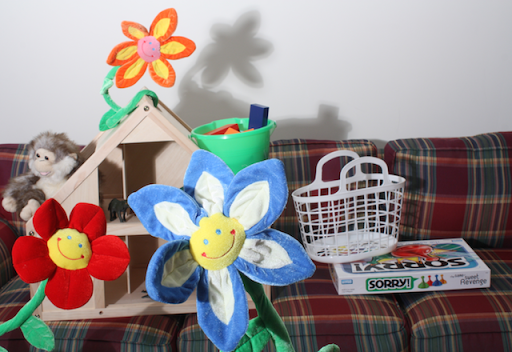
#> input picture images/flowers-right.png, 512 x 352 px, found by its file name
$ jupyter execute 'Color Spaces.ipynb'
#> lines starting #> are read from the running program, lines starting #| are printed output that depends on the picture
## Let's take a closer look at color spaces

You may have remembered we talked about images being stored in RGB (Red Green Blue) color Spaces. Let's take a look at that in OpenCV.

### First thing to remember about OpenCV's RGB is that it's BGR (I know, this is annoying)

Let's look at the image shape again. The '3L'

[cell 1]
from google.colab import drive
drive.mount('/content/drive')

import cv2
import numpy as np

image = cv2.imread('/content/drive/MyDrive/ColabNotebook1/images/flowers-right.png')
#> image is the input picture: shape (352, 512, 3); mean B, G, R 137.9, 138.6, 147.2

### Let's look at the individual color levels for the first pixel (0,0)

[cell 2]
import cv2

# BGR Values for the first 0,0 pixel
B, G, R = image[10, 50]
#> B = 236; G = 232; R = 231
print(B, G, R)
#| 236 232 231
print(image.shape)
#| (352, 512, 3)

Let's see what happens when we convert it to grayscale

[cell 3]
gray_img = cv2.cvtColor(image, cv2.COLOR_BGR2GRAY)
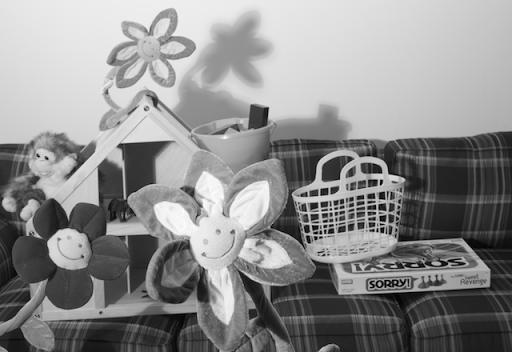
#> gray_img: shape (352, 512); min 0, max 254, mean 141.1
print(gray_img.shape)
#| (352, 512)
print(gray_img[10, 50])
#| 232

It's now only 2 dimensions. Each pixel coordinate has only one value (previously 3) with a range of 0 to 255

[cell 4]
gray_img[0, 0]
#> Out = 228

### Another useful color space is HSV
Infact HSV is very useful in color filtering.

[cell 5]
import cv2

#H: 0 - 180, S: 0 - 255, V: 0 - 255

image = cv2.imread('/content/drive/MyDrive/ColabNotebook1/images/flowers-right.png')

hsv_image = cv2.cvtColor(image, cv2.COLOR_BGR2HSV)
#> hsv_image: shape (352, 512, 3); mean H, S, V 88.3, 69.2, 162.3

from google.colab.patches import cv2_imshow

cv2_imshow(hsv_image)
cv2_imshow(hsv_image[:, :, 0])
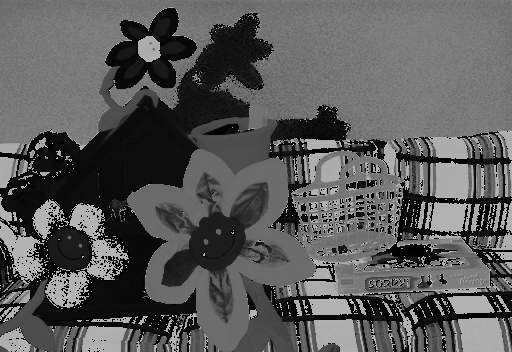
#> shown: shape (352, 512); min 0, max 179, mean 88.3
cv2_imshow(hsv_image[:, :, 1])
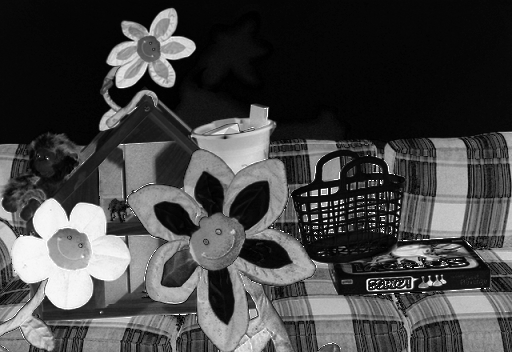
#> shown: shape (352, 512); min 0, max 255, mean 69.2
cv2_imshow(hsv_image[:, :, 2])

cv2.waitKey()
cv2.destroyAllWindows()

### Let's now explore lookng at individual channels in an RGB image

[cell 6]
image = cv2.imread('/content/drive/MyDrive/ColabNotebook1/images/flowers-right.png')

# OpenCV's 'split' function splites the image into each color index
B, G, R = cv2.split(image)
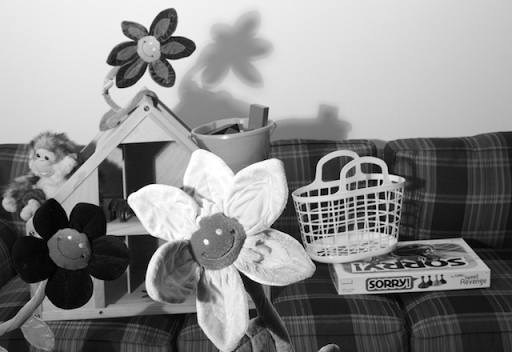
#> B: shape (352, 512); min 0, max 255, mean 137.9
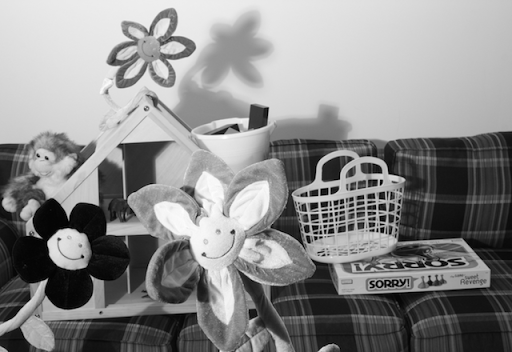
#> G: shape (352, 512); min 0, max 255, mean 138.6
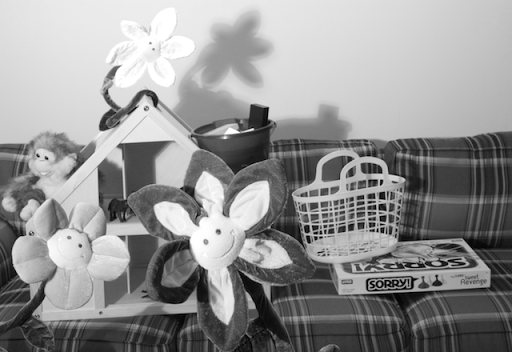
#> R: shape (352, 512); min 0, max 255, mean 147.2

from google.colab.patches import cv2_imshow

print(B.shape)
#| (352, 512)
cv2_imshow(R)
cv2_imshow(G)
cv2_imshow(B)
cv2.waitKey(0)
cv2.destroyAllWindows()

# Let's re-make the original image,
merged = cv2.merge([B, G, R])
cv2_imshow(merged)

# Let's amplify the blue color
merged = cv2.merge([B+100, G, R])
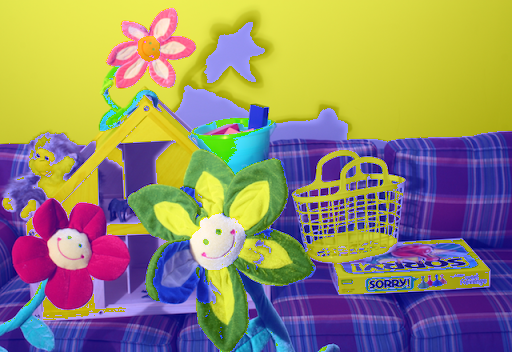
#> merged: shape (352, 512, 3); mean B, G, R 109.6, 138.6, 147.2
cv2_imshow(merged)

cv2.waitKey(0)
cv2.destroyAllWindows()

[cell 7]
import cv2
import numpy as np

B, G, R = cv2.split(image)

# Let's create a matrix of zeros
# with dimensions of the image h x w
zeros = np.zeros(image.shape[:2], dtype = "uint8")

from google.colab.patches import cv2_imshow

cv2_imshow(cv2.merge([zeros, zeros, R]))
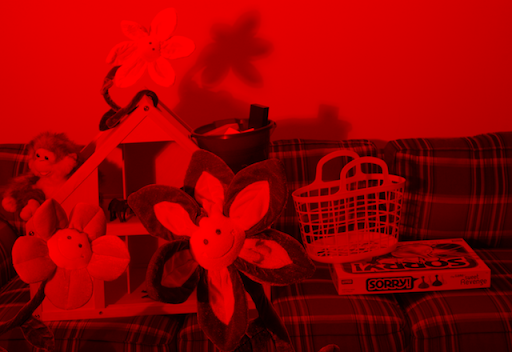
#> shown: shape (352, 512, 3); mean B, G, R 0, 0, 147.2
cv2_imshow(cv2.merge([zeros, G, zeros]))
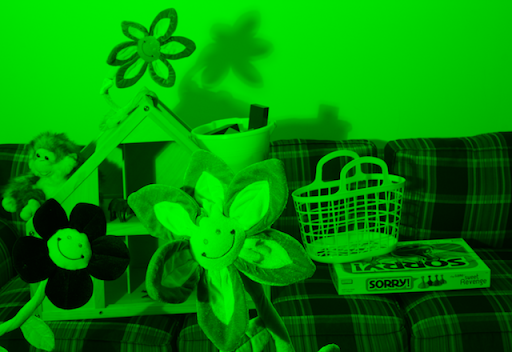
#> shown: shape (352, 512, 3); mean B, G, R 0, 138.6, 0
cv2_imshow(cv2.merge([B, zeros, zeros]))
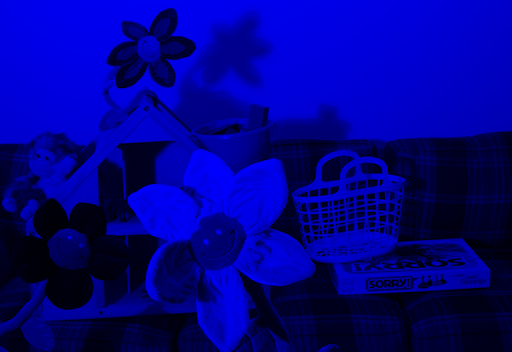
#> shown: shape (352, 512, 3); mean B, G, R 137.9, 0, 0

cv2.waitKey(0)
cv2.destroyAllWindows()

[cell 8]
image.shape[:2]
#> Out = (352, 512)

$ run again, with images/bicycle.png copied over images/flowers-right.png
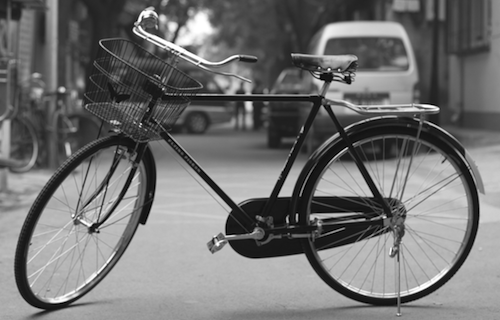
#> input picture images/bicycle.png, 500 x 320 px, found by its file name
#> image is the input picture: shape (320, 500, 3); min 0, max 255, mean 114.2
#> B = 144
#| 144 144 144
#| (320, 500, 3)
#| (320, 500)
#| 144
#> `gray_img[0, 0]`: Out = 35
#> hsv_image: shape (320, 500, 3); mean H, S, V 0, 0, 114.2
#| (320, 500)
#> `merged = cv2.merge([B+100, G, R])`:
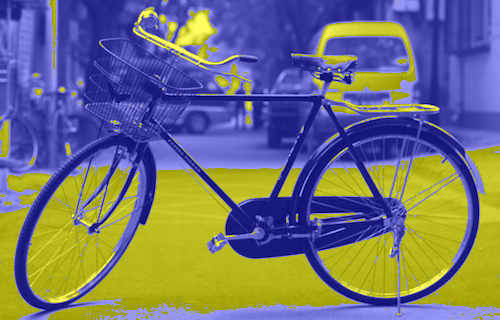
#> merged: shape (320, 500, 3); mean B, G, R 121.7, 114.2, 114.2
#> `cv2_imshow(cv2.merge([B, zeros, zeros]))`:
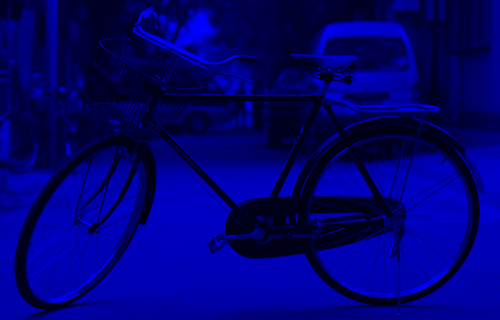
#> shown: shape (320, 500, 3); mean B, G, R 114.2, 0, 0
